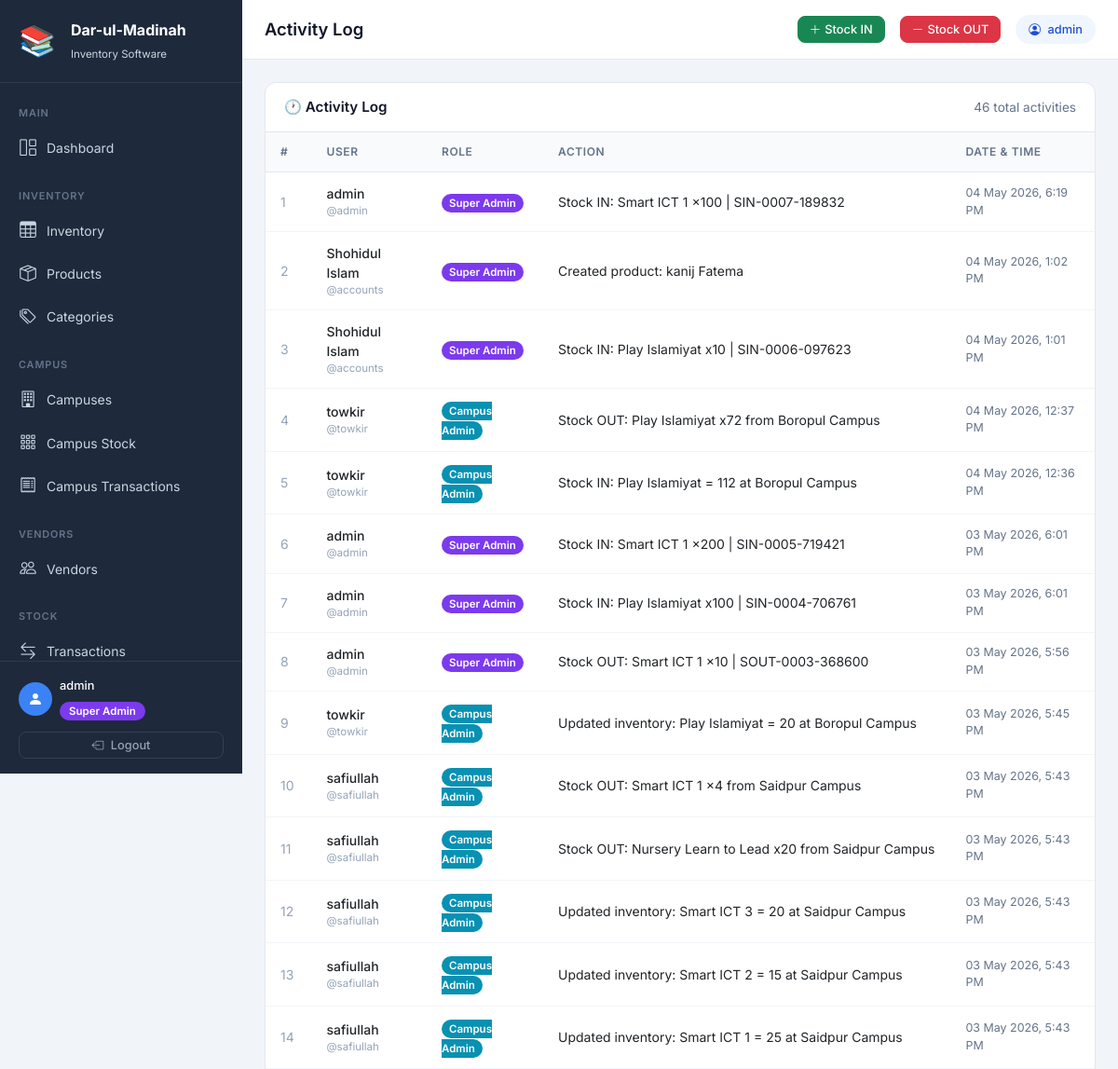
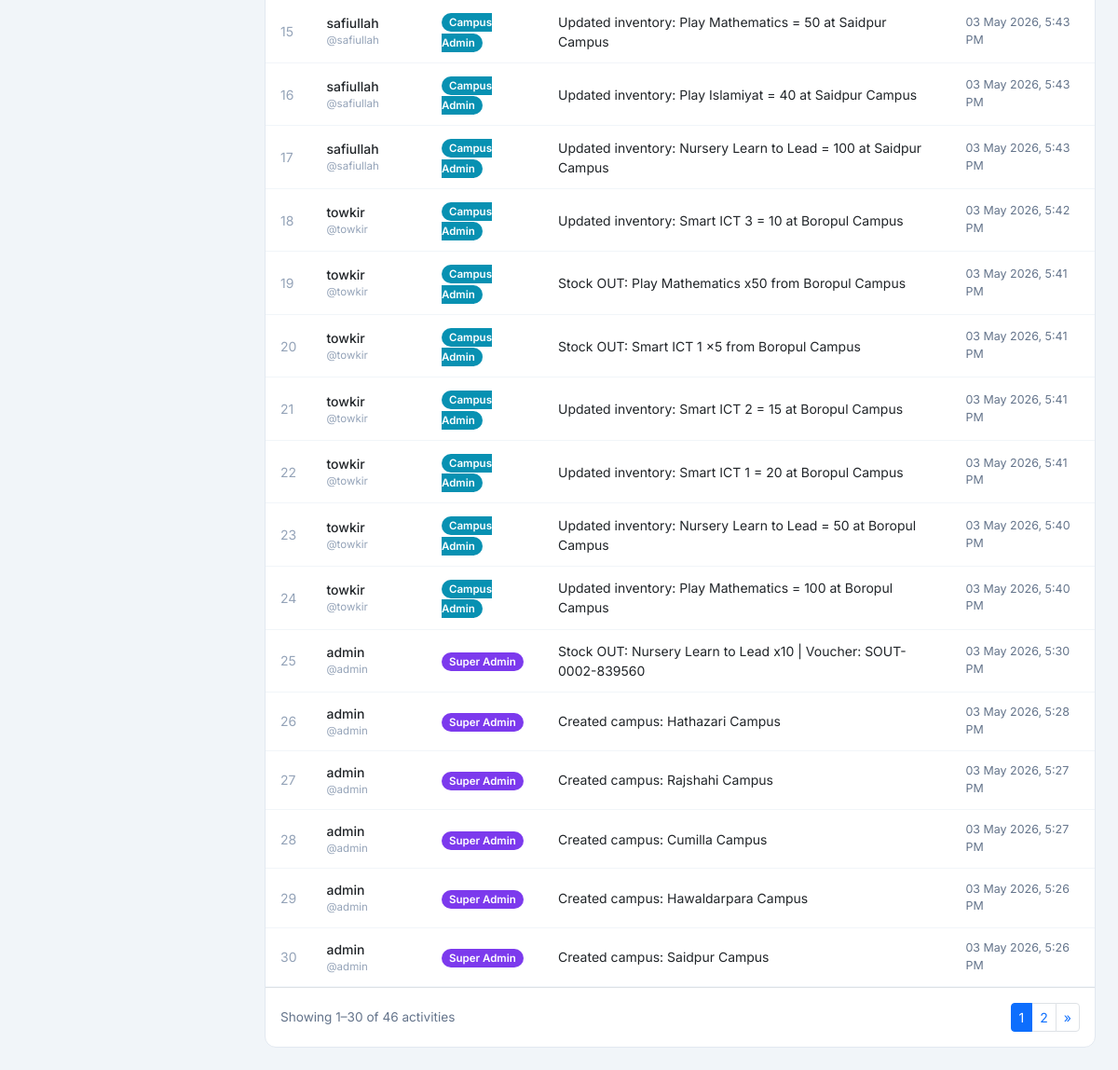
/activity-log/ (signed in), run on the app's committed database (2 pictures, top to bottom).
### inventory/models.py (models this page shows, shortened)
class ActivityLog(models.Model):
    user = models.ForeignKey(
        User, on_delete=models.CASCADE,
        verbose_name="User"
    )
    action = models.CharField(max_length=500, verbose_name="Action")
    created_at = models.DateTimeField(auto_now_add=True)
    class Meta:
        verbose_name = "Activity Log"
        verbose_name_plural = "Activity Logs"
        ordering = ['-created_at']

### inventory/views.py (the view)
# urls.py: path('activity-log/', views.activity_log, name='activity_log'),
@login_required
def activity_log(request):
    if not is_super_admin(request.user):
        messages.error(request, '❌ Access denied!')
        return redirect('dashboard')
    logs = ActivityLog.objects.select_related('user').order_by('-created_at')
    paginator = Paginator(logs, 30)
    page_obj = paginator.get_page(request.GET.get('page'))
    return render(request, 'inventory/activity_log.html', {
        'page_obj': page_obj,
        'page_title': 'Activity Log',
    })

### inventory/views.py (called while the page is built)
def is_super_admin(user):
    return user.is_superuser or user.is_staff

### inventory/templates/inventory/activity_log.html (shortened to what this page needs)
{% extends "inventory/base.html" %}
{% block content %}
<div class="table-card">
    <div class="table-card-header">
        <h5>🕐 Activity Log</h5>
        <span style="color:#64748b;font-size:0.85rem;">
            {{ page_obj.paginator.count }} total activities
        </span>
    </div>
    <div style="overflow-x:auto;">
        <table class="table table-hover mb-0">
            <thead>
                <tr>
                    <th>#</th>
                    <th>User</th>
                    <th>Role</th>
                    <th>Action</th>
                    <th>Date & Time</th>
                </tr>
            </thead>
            <tbody>
                {% for log in page_obj %}
                <tr>
                    <td style="color:#94a3b8;">{{ forloop.counter }}</td>
                    <td>
                        <div style="font-weight:500;">
                            {{ log.user.get_full_name|default:log.user.username }}
                        </div>
                        <div style="color:#94a3b8;font-size:0.72rem;">
                            @{{ log.user.username }}
                        </div>
                    </td>
                    <td>
                        {% if log.user.is_superuser or log.user.is_staff %}
                            <span style="background:#7c3aed;color:#fff;padding:3px 8px;border-radius:20px;font-size:0.72rem;font-weight:600;">
                                Super Admin
                            </span>
                        {% else %}
                            <span style="background:#0891b2;color:#fff;padding:3px 8px;border-radius:20px;font-size:0.72rem;font-weight:600;">
                                Campus Admin
                            </span>
                        {% endif %}
                    </td>
                    <td style="font-size:0.875rem;">{{ log.action }}</td>
                    <td style="font-size:0.78rem;color:#64748b;">
                        {{ log.created_at|date:"d M Y, g:i A" }}
                    </td>
                </tr>
                {% endfor %}
            </tbody>
        </table>
    </div>
    {% if page_obj.has_other_pages %}
    <div class="p-3 d-flex justify-content-between align-items-center border-top">
        <div style="color:#64748b;font-size:0.85rem;">
            Showing {{ page_obj.start_index }}–{{ page_obj.end_index }}
            of {{ page_obj.paginator.count }} activities
        </div>
        <nav>
            <ul class="pagination pagination-sm mb-0">
                {% for num in page_obj.paginator.page_range %}
                    <li class="page-item {% if page_obj.number == num %}active{% endif %}">
                        <a class="page-link" href="?page={{ num }}">{{ num }}</a>
                    </li>
                {% endfor %}
                {% if page_obj.has_next %}
                    <li class="page-item">
                        <a class="page-link" href="?page={{ page_obj.next_page_number }}">»</a>
                    </li>
                {% endif %}
            </ul>
        </nav>
    </div>
    {% endif %}
</div>
{% endblock %}

### inventory/templates/inventory/base.html (shortened to what this page needs)
<!DOCTYPE html>
<html lang="en">
<head>
    <link href="https://cdn.jsdelivr.net/npm/bootstrap@5.3.0/dist/css/bootstrap.min.css" rel="stylesheet">
    <link href="https://cdn.jsdelivr.net/npm/bootstrap-icons@1.11.0/font/bootstrap-icons.css" rel="stylesheet">
</head>
<body>
<aside class="sidebar">
    <a href="{% url 'dashboard' %}" class="sidebar-brand d-flex align-items-center gap-3">
        <div class="brand-icon">📚</div>
        <div>
            <span class="brand-title">Dar-ul-Madinah</span>
            <span class="brand-sub">
                {% if request.user.is_superuser or request.user.is_staff %}
                    Inventory Software
                {% else %}
                    Campus Portal
                {% endif %}
            </span>
        </div>
    </a>
    <nav class="sidebar-nav">
        <span class="nav-section-label">Main</span>
        <a href="{% url 'dashboard' %}" class="sidebar-link {% if request.resolver_match.url_name == 'dashboard' %}active{% endif %}">
            <i class="bi bi-grid-1x2"></i> Dashboard
        </a>
        {% if request.user.is_superuser or request.user.is_staff %}
        <span class="nav-section-label mt-2">Inventory</span>
        <a href="{% url 'inventory_overview' %}" class="sidebar-link {% if request.resolver_match.url_name == 'inventory_overview' %}active{% endif %}">
            <i class="bi bi-table"></i> Inventory
        </a>
        <a href="{% url 'product_list' %}" class="sidebar-link {% if 'product' in request.resolver_match.url_name %}active{% endif %}">
            <i class="bi bi-box-seam"></i> Products
        </a>
        <a href="{% url 'category_list' %}" class="sidebar-link {% if 'category' in request.resolver_match.url_name %}active{% endif %}">
            <i class="bi bi-tags"></i> Categories
        </a>
        <span class="nav-section-label mt-2">Campus</span>
        <a href="{% url 'campus_list' %}" class="sidebar-link ">
            <i class="bi bi-building"></i> Campuses
        </a>
        <a href="{% url 'campus_stock_dashboard' %}" class="sidebar-link {% if request.resolver_match.url_name == 'campus_stock_dashboard' %}active{% endif %}">
            <i class="bi bi-grid-3x3-gap"></i> Campus Stock
        </a>
        <a href="{% url 'campus_transaction_report' %}" class="sidebar-link {% if request.resolver_match.url_name == 'campus_transaction_report' %}active{% endif %}">
            <i class="bi bi-receipt"></i> Campus Transactions
        </a>
        <span class="nav-section-label mt-2">Vendors</span>
        <a href="{% url 'vendor_list' %}" class="sidebar-link {% if 'vendor' in request.resolver_match.url_name %}active{% endif %}">
            <i class="bi bi-people"></i> Vendors
        </a>
        <span class="nav-section-label mt-2">Stock</span>
        <a href="{% url 'stock_log_list' %}" class="sidebar-link {% if request.resolver_match.url_name == 'stock_log_list' %}active{% endif %}">
            <i class="bi bi-arrow-left-right"></i> Transactions
        </a>
        {% endif %}
    </nav>
    <div class="sidebar-footer">
        <div class="d-flex align-items-center gap-2 mb-2">
            <div style="width:36px;height:36px;background:#3b82f6;border-radius:50%;display:flex;align-items:center;justify-content:center;">
                <i class="bi bi-person-fill text-white" style="font-size:1rem;"></i>
            </div>
            <div>
                <div style="color:#fff;font-size:0.8rem;font-weight:500;">
                    {{ request.user.get_full_name|default:request.user.username }}
                </div>
                <div class="mt-1">
                    {% if request.user.is_superuser or request.user.is_staff %}
                        <span class="role-badge-super">Super Admin</span>
                    {% else %}
                        <span class="role-badge-campus">Campus Admin</span>
                    {% endif %}
                </div>
            </div>
        </div>
        <a href="{% url 'logout' %}" class="btn btn-sm btn-outline-secondary w-100 mt-1" style="border-color:#334155;color:#94a3b8;">
            <i class="bi bi-box-arrow-left me-1"></i> Logout
        </a>
    </div>
</aside>
<div class="main-wrapper">
    <div class="top-navbar">
        <h1 class="page-heading flex-grow-1">
            {% block page_heading %}{{ page_title|default:"Dashboard" }}{% endblock %}
        </h1>
        {% if request.user.is_superuser or request.user.is_staff %}
            <a href="{% url 'stock_in' %}" class="btn btn-sm btn-success d-none d-md-flex align-items-center gap-1">
                <i class="bi bi-plus-lg"></i> Stock IN
            </a>
            <a href="{% url 'stock_out' %}" class="btn btn-sm btn-danger d-none d-md-flex align-items-center gap-1">
                <i class="bi bi-dash-lg"></i> Stock OUT
            </a>
        {% endif %}
        <div class="user-badge d-none d-md-block">
            <i class="bi bi-person-circle me-1"></i> {{ request.user.username }}
        </div>
    </div>
    <main class="page-content">
        {% block content %}{% endblock %}
    </main>
</div>
</body>
</html>

### inventory/templates/inventory/base.html (style rules this page uses)
:root { --sidebar-width: 260px; --sidebar-bg: #1e293b; --sidebar-text: #cbd5e1; --sidebar-active: #3b82f6; }
* { font-family: 'Inter', sans-serif; }
body { background-color: #f1f5f9; min-height: 100vh; }
.sidebar { width: var(--sidebar-width); min-height: 100vh; background: var(--sidebar-bg); position: fixed; top: 0; left: 0; z-index: 1000; display: flex; flex-direction: column; }
.sidebar-brand { padding: 20px; border-bottom: 1px solid rgba(255,255,255,0.08); text-decoration: none; }
.brand-title { color: #fff; font-size: 1rem; font-weight: 700; display: block; }
.brand-sub { color: var(--sidebar-text); font-size: 0.72rem; }
.brand-icon { font-size: 2rem; color: var(--sidebar-active); }
.sidebar-nav { flex: 1; padding: 12px 0; overflow-y: auto; overflow-x: hidden; max-height: calc(100vh - 180px); }
.nav-section-label { color: #64748b; font-size: 0.68rem; font-weight: 600; text-transform: uppercase; letter-spacing: 0.08em; padding: 12px 20px 6px; display: block; }
.sidebar-link { display: flex; align-items: center; gap: 10px; padding: 10px 20px; color: var(--sidebar-text); text-decoration: none; font-size: 0.875rem; transition: all 0.15s ease; position: relative; }
.sidebar-link i { font-size: 1.1rem; width: 20px; text-align: center; }
.sidebar-footer { padding: 16px 20px; border-top: 1px solid rgba(255,255,255,0.08); }
.main-wrapper { margin-left: var(--sidebar-width); min-height: 100vh; display: flex; flex-direction: column; }
.top-navbar { background: #fff; border-bottom: 1px solid #e2e8f0; height: 64px; display: flex; align-items: center; padding: 0 24px; gap: 16px; position: sticky; top: 0; z-index: 100; }
.page-heading { font-size: 1.15rem; font-weight: 600; color: #0f172a; margin: 0; }
.user-badge { background: #eff6ff; color: #1d4ed8; padding: 6px 14px; border-radius: 20px; font-size: 0.8rem; font-weight: 500; }
.role-badge-super { background: #7c3aed; color: #fff; padding: 3px 10px; border-radius: 20px; font-size: 0.72rem; font-weight: 600; }
.page-content { flex: 1; padding: 24px; }
.table-card { background: #fff; border-radius: 12px; border: 1px solid #e2e8f0; overflow: hidden; }
.table-card-header { padding: 16px 20px; border-bottom: 1px solid #e2e8f0; display: flex; align-items: center; justify-content: space-between; gap: 12px; }
.table-card-header h5 { margin: 0; font-size: 0.95rem; font-weight: 600; color: #0f172a; }
.table thead th { background: #f8fafc; color: #64748b; font-size: 0.75rem; font-weight: 600; text-transform: uppercase; letter-spacing: 0.05em; border-bottom: 1px solid #e2e8f0; padding: 12px 16px; }
.table tbody td { padding: 12px 16px; vertical-align: middle; border-bottom: 1px solid #f1f5f9; font-size: 0.875rem; }
.btn { border-radius: 8px; font-weight: 500; font-size: 0.875rem; }
.btn-sm { font-size: 0.8rem; padding: 4px 12px; }

### data on the page
ActivityLog: user.get_full_name "admin", user.username "admin", shows "Super Admin", action "Stock IN: Smart ICT 1 x100 | SIN-0007-189832", created_at "04 May 2026, 6:19 PM"
ActivityLog: user.get_full_name "Shohidul Islam", user.username "accounts", shows "Super Admin", action "Created product: kanij Fatema", created_at "04 May 2026, 1:02 PM"
ActivityLog: user.get_full_name "Shohidul Islam", user.username "accounts", shows "Super Admin", action "Stock IN: Play Islamiyat x10 | SIN-0006-097623", created_at "04 May 2026, 1:01 PM"
ActivityLog: user.get_full_name "towkir", user.username "towkir", shows "Campus Admin", action "Stock OUT: Play Islamiyat x72 from Boropul Campus", created_at "04 May 2026, 12:37 PM"
ActivityLog: user.get_full_name "towkir", user.username "towkir", shows "Campus Admin", action "Stock IN: Play Islamiyat = 112 at Boropul Campus", created_at "04 May 2026, 12:36 PM"
ActivityLog: user.get_full_name "admin", user.username "admin", shows "Super Admin", action "Stock IN: Smart ICT 1 x200 | SIN-0005-719421", created_at "03 May 2026, 6:01 PM"
ActivityLog: user.get_full_name "admin", user.username "admin", shows "Super Admin", action "Stock IN: Play Islamiyat x100 | SIN-0004-706761", created_at "03 May 2026, 6:01 PM"
ActivityLog: user.get_full_name "admin", user.username "admin", shows "Super Admin", action "Stock OUT: Smart ICT 1 x10 | SOUT-0003-368600", created_at "03 May 2026, 5:56 PM"
ActivityLog: user.get_full_name "towkir", user.username "towkir", shows "Campus Admin", action "Updated inventory: Play Islamiyat = 20 at Boropul Campus", created_at "03 May 2026, 5:45 PM"
ActivityLog: user.get_full_name "safiullah", user.username "safiullah", shows "Campus Admin", action "Stock OUT: Smart ICT 1 x4 from Saidpur Campus", created_at "03 May 2026, 5:43 PM"
ActivityLog: user.get_full_name "safiullah", user.username "safiullah", shows "Campus Admin", action "Stock OUT: Nursery Learn to Lead x20 from Saidpur Campus", created_at "03 May 2026, 5:43 PM"
ActivityLog: user.get_full_name "safiullah", user.username "safiullah", shows "Campus Admin", action "Updated inventory: Smart ICT 3 = 20 at Saidpur Campus", created_at "03 May 2026, 5:43 PM"
ActivityLog: user.get_full_name "safiullah", user.username "safiullah", shows "Campus Admin", action "Updated inventory: Smart ICT 2 = 15 at Saidpur Campus", created_at "03 May 2026, 5:43 PM"
ActivityLog: user.get_full_name "safiullah", user.username "safiullah", shows "Campus Admin", action "Updated inventory: Smart ICT 1 = 25 at Saidpur Campus", created_at "03 May 2026, 5:43 PM"
ActivityLog: user.get_full_name "safiullah", user.username "safiullah", shows "Campus Admin", action "Updated inventory: Play Mathematics = 50 at Saidpur Campus", created_at "03 May 2026, 5:43 PM"
ActivityLog: user.get_full_name "safiullah", user.username "safiullah", shows "Campus Admin", action "Updated inventory: Play Islamiyat = 40 at Saidpur Campus", created_at "03 May 2026, 5:43 PM"
ActivityLog: user.get_full_name "safiullah", user.username "safiullah", shows "Campus Admin", action "Updated inventory: Nursery Learn to Lead = 100 at Saidpur Campus", created_at "03 May 2026, 5:43 PM"
ActivityLog: user.get_full_name "towkir", user.username "towkir", shows "Campus Admin", action "Updated inventory: Smart ICT 3 = 10 at Boropul Campus", created_at "03 May 2026, 5:42 PM"
ActivityLog: user.get_full_name "towkir", user.username "towkir", shows "Campus Admin", action "Stock OUT: Play Mathematics x50 from Boropul Campus", created_at "03 May 2026, 5:41 PM"
ActivityLog: user.get_full_name "towkir", user.username "towkir", shows "Campus Admin", action "Stock OUT: Smart ICT 1 x5 from Boropul Campus", created_at "03 May 2026, 5:41 PM"
ActivityLog: user.get_full_name "towkir", user.username "towkir", shows "Campus Admin", action "Updated inventory: Smart ICT 2 = 15 at Boropul Campus", created_at "03 May 2026, 5:41 PM"
ActivityLog: user.get_full_name "towkir", user.username "towkir", shows "Campus Admin", action "Updated inventory: Smart ICT 1 = 20 at Boropul Campus", created_at "03 May 2026, 5:41 PM"
ActivityLog: user.get_full_name "towkir", user.username "towkir", shows "Campus Admin", action "Updated inventory: Nursery Learn to Lead = 50 at Boropul Campus", created_at "03 May 2026, 5:40 PM"
ActivityLog: user.get_full_name "towkir", user.username "towkir", shows "Campus Admin", action "Updated inventory: Play Mathematics = 100 at Boropul Campus", created_at "03 May 2026, 5:40 PM"
ActivityLog: user.get_full_name "admin", user.username "admin", shows "Super Admin", action "Stock OUT: Nursery Learn to Lead x10 | Voucher: SOUT-0002-839560", created_at "03 May 2026, 5:30 PM"
ActivityLog: user.get_full_name "admin", user.username "admin", shows "Super Admin", action "Created campus: Hathazari Campus", created_at "03 May 2026, 5:28 PM"
ActivityLog: user.get_full_name "admin", user.username "admin", shows "Super Admin", action "Created campus: Rajshahi Campus", created_at "03 May 2026, 5:27 PM"
ActivityLog: user.get_full_name "admin", user.username "admin", shows "Super Admin", action "Created campus: Cumilla Campus", created_at "03 May 2026, 5:27 PM"
ActivityLog: user.get_full_name "admin", user.username "admin", shows "Super Admin", action "Created campus: Hawaldarpara Campus", created_at "03 May 2026, 5:26 PM"
ActivityLog: user.get_full_name "admin", user.username "admin", shows "Super Admin", action "Created campus: Saidpur Campus", created_at "03 May 2026, 5:26 PM"

### other printed values
{{ request.user.get_full_name|default:request.user.username }} "admin"
{{ page_title|default:"Dashboard" }} "Activity Log"
{{ request.user.username }} "admin"
{{ page_obj.paginator.count }} "46"
{{ page_obj.start_index }} "1"
{{ page_obj.end_index }} "30"
{{ num }} "1" "2"
